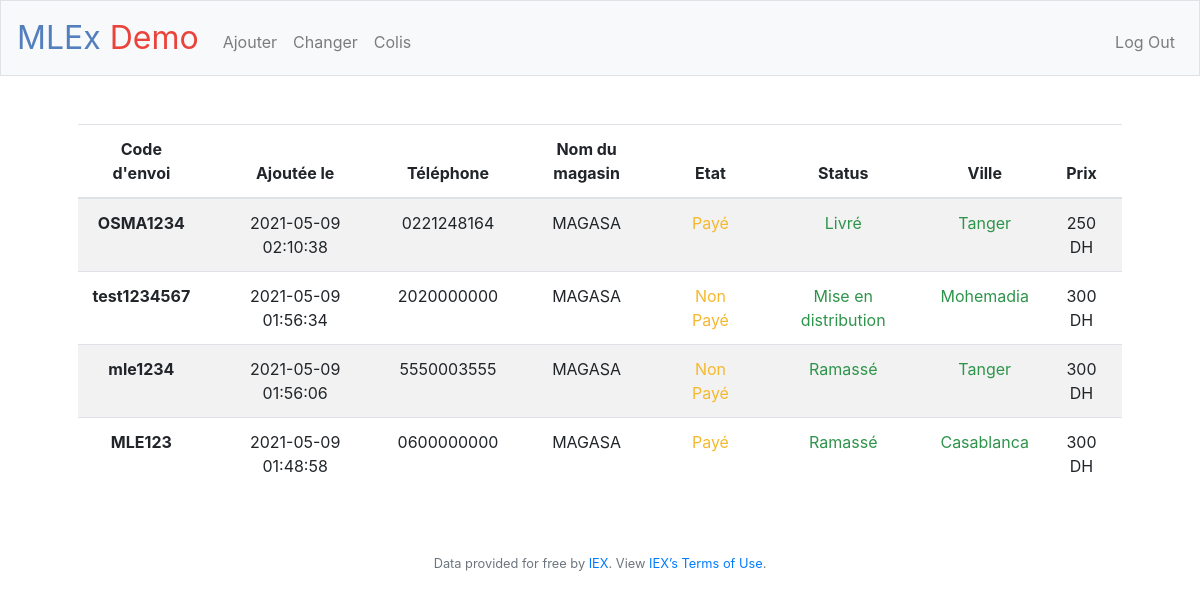
Page / (signed in) on the earlier database version.
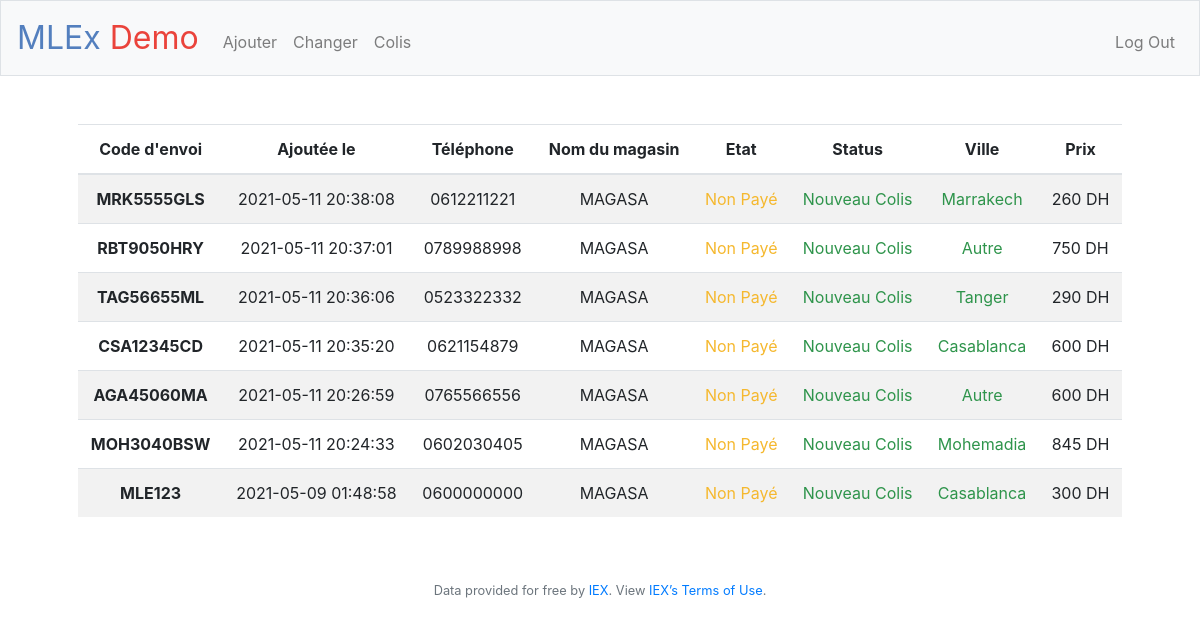
Same page on the later database version.
### tables this page shows
CREATE TABLE colis ('user_id' INTEGER NOT NULL, 'datetime' DATETIME DEFAULT CURRENT_TIMESTAMP, 'code' TEXT NOT NULL, 'price' NUMERIC NOT NULL, 'costumer_phone' TEXT NOT NULL, 'store_name' TEXT NOT NULL, 'etat' TEXT NOT NULL, 'status' TEXT NOT NULL, 'city' TEXT NOT NULL);

### app.py (the view)
@app.route("/")
@login_required
def index():
    index = db.execute("SELECT * FROM colis WHERE user_id = :user_id", user_id=session["user_id"])
    index.reverse()
    return render_template("index.html", index=index)

### app.py (called while the page is built)
@app.after_request
def after_request(response):
    response.headers["Cache-Control"] = "no-cache, no-store, must-revalidate"
    response.headers["Expires"] = 0
    response.headers["Pragma"] = "no-cache"
    return response

### helpers.py (called while the page is built)
def login_required(f):
    @wraps(f)
    def decorated_function(*args, **kwargs):
        if session.get("user_id") is None:
            return redirect("/login")
        return f(*args, **kwargs)
    return decorated_function

### templates/index.html
{% extends "layout.html" %} {% block title %} Table {% endblock %} {% block main
%}
<table class="table table-striped">
    <thead>
        <tr>
            <th>Code d'envoi</th>
            <th>Ajoutée le</th>
            <th>Téléphone</th>
            <th>Nom du magasin</th>
            <th>Etat</th>
            <th>Status</th>
            <th>Ville</th>
            <th>Prix</th>
        </tr>
    </thead>
    <tbody>
        {% for row in index %}
        <tr>
            <td><b>{{row["code"]}}</b></td>
            <td>{{row["datetime"]}}</td>
            <td>{{row["costumer_phone"]}}</td>
            <td>{{row["store_name"]}}</td>
            <td class="yellow">{{row["etat"]}}</td>
            <td class="green">{{row["status"]}}</td>
            <td class="green">{{row["city"]}}</td>
            <td>{{row["price"]}} DH</td>
        </tr>
        {% endfor%}
    </tbody>
</table>
{% endblock %}

### templates/layout.html (shortened to what this page needs)
<!DOCTYPE html>
<html lang="en">
    <head>
        <link
            href="https://maxcdn.bootstrapcdn.com/bootstrap/4.1.3/css/bootstrap.min.css"
            rel="stylesheet"
        />
        <link href="../static/styles.css" rel="stylesheet" />
    </head>
    <body>
        <nav class="navbar navbar-expand-md navbar-light bg-light border">
            <a class="navbar-brand" href="/"
                ><span class="blue">MLEx </span>
                <span class="red">Demo</span></a
            >
            <div class="collapse navbar-collapse" id="navbar">
                {% if session.user_id %}
                <ul class="navbar-nav mr-auto mt-2">
                    <li class="nav-item">
                        <a class="nav-link" href="/ajouter">Ajouter</a>
                    </li>
                    <li class="nav-item">
                        <a class="nav-link" href="/changer">Changer</a>
                    </li>
                    <li class="nav-item">
                        <a class="nav-link" href="/">Colis</a>
                    </li>
                </ul>
                <ul class="navbar-nav ml-auto mt-2">
                    <li class="nav-item">
                        <a class="nav-link" href="/logout">Log Out</a>
                    </li>
                </ul>
                {% endif %}
            </div>
        </nav>
        <main class="container p-5">{% block main %}{% endblock %}</main>
        <footer class="small text-center text-muted">
            Data provided for free by
            <a href="https://iextrading.com/developer">IEX</a>. View
            <a href="https://iextrading.com/api-exhibit-a/"
                >IEX’s Terms of Use</a
            >.
        </footer>
    </body>
</html>

### static/styles.css (style rules this page uses)
nav .navbar-brand { font-size: xx-large; }
.blue { color: #537fbe; }
.red { color: #ea433b; }
.yellow { color: #f5b82e; }
.green { color: #2e944b; }
main { overflow-x: auto; text-align: center; }

Differences in the rows shown:
removed colis: code "OSMA1234", datetime "2021-05-09 02:10:38", costumer_phone "0221248164", store_name "MAGASA", etat "Payé", status "Livré", city "Tanger", price "250"
removed colis: code "test1234567", datetime "2021-05-09 01:56:34", costumer_phone "2020000000", store_name "MAGASA", etat "Non Payé", status "Mise en distribution", city "Mohemadia", price "300"
removed colis: code "mle1234", datetime "2021-05-09 01:56:06", costumer_phone "5550003555", store_name "MAGASA", etat "Non Payé", status "Ramassé", city "Tanger", price "300"
added colis: code "MRK5555GLS", datetime "2021-05-11 20:38:08", costumer_phone "0612211221", store_name "MAGASA", etat "Non Payé", status "Nouveau Colis", city "Marrakech", price "260"
added colis: code "RBT9050HRY", datetime "2021-05-11 20:37:01", costumer_phone "0789988998", store_name "MAGASA", etat "Non Payé", status "Nouveau Colis", city "Autre", price "750"
added colis: code "TAG56655ML", datetime "2021-05-11 20:36:06", costumer_phone "0523322332", store_name "MAGASA", etat "Non Payé", status "Nouveau Colis", city "Tanger", price "290"
added colis: code "CSA12345CD", datetime "2021-05-11 20:35:20", costumer_phone "0621154879", store_name "MAGASA", etat "Non Payé", status "Nouveau Colis", city "Casablanca", price "600"
added colis: code "AGA45060MA", datetime "2021-05-11 20:26:59", costumer_phone "0765566556", store_name "MAGASA", etat "Non Payé", status "Nouveau Colis", city "Autre", price "600"
added colis: code "MOH3040BSW", datetime "2021-05-11 20:24:33", costumer_phone "0602030405", store_name "MAGASA", etat "Non Payé", status "Nouveau Colis", city "Mohemadia", price "845"
changed colis "MLE123": etat "Payé" → "Non Payé"; status "Ramassé" → "Nouveau Colis"
